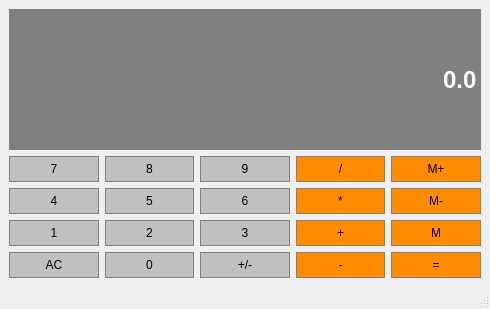
<?xml version="1.0" encoding="UTF-8"?>
<ui version="4.0">
 <class>Calculator</class>
 <widget class="QMainWindow" name="Calculator">
  <property name="geometry">
   <rect>
    <x>0</x>
    <y>0</y>
    <width>490</width>
    <height>309</height>
   </rect>
  </property>
  <property name="windowTitle">
   <string>Calculator</string>
  </property>
  <widget class="QWidget" name="centralwidget">
   <layout class="QGridLayout" name="gridLayout">
    <item row="0" column="0" colspan="5">
     <widget class="QLineEdit" name="Display">
      <property name="sizePolicy">
       <sizepolicy hsizetype="Preferred" vsizetype="Expanding">
        <horstretch>0</horstretch>
        <verstretch>0</verstretch>
       </sizepolicy>
      </property>
      <property name="font">
       <font>
        <family>Arial</family>
        <pointsize>18</pointsize>
        <bold>true</bold>
       </font>
      </property>
      <property name="styleSheet">
       <string notr="true">QLineEdit {
	background-color: gray;
	border: 1px solid gray;
	color: #ffffff;
}</string>
      </property>
      <property name="text">
       <string>0.0</string>
      </property>
      <property name="alignment">
       <set>Qt::AlignRight|Qt::AlignTrailing|Qt::AlignVCenter</set>
      </property>
     </widget>
    </item>
    <item row="1" column="0">
     <widget class="QPushButton" name="Button7">
      <property name="sizePolicy">
       <sizepolicy hsizetype="Preferred" vsizetype="Preferred">
        <horstretch>0</horstretch>
        <verstretch>0</verstretch>
       </sizepolicy>
      </property>
      <property name="styleSheet">
       <string notr="true">QPushButton {
	background-color: #C0C0C0;
	border: 1px solid gray;
	padding: 5px;
}

QPushButton:pressed {
	background-color: #A9A9A9;
	border: 1px solid gray;
	padding: 5px;
}</string>
      </property>
      <property name="text">
       <string>7</string>
      </property>
     </widget>
    </item>
    <item row="3" column="4">
     <widget class="QPushButton" name="MemGet">
      <property name="sizePolicy">
       <sizepolicy hsizetype="Preferred" vsizetype="Preferred">
        <horstretch>0</horstretch>
        <verstretch>0</verstretch>
       </sizepolicy>
      </property>
      <property name="styleSheet">
       <string notr="true">QPushButton {
	background-color: #FF8C00;
	border: 1px solid gray;
	padding: 5px;
}

QPushButton:pressed {
	background-color: #A9A9A9;
	border: 1px solid gray;
	padding: 5px;
}</string>
      </property>
      <property name="text">
       <string>M</string>
      </property>
     </widget>
    </item>
    <item row="3" column="0">
     <widget class="QPushButton" name="Button1">
      <property name="sizePolicy">
       <sizepolicy hsizetype="Preferred" vsizetype="Preferred">
        <horstretch>0</horstretch>
        <verstretch>0</verstretch>
       </sizepolicy>
      </property>
      <property name="styleSheet">
       <string notr="true">QPushButton {
	background-color: #C0C0C0;
	border: 1px solid gray;
	padding: 5px;
}

QPushButton:pressed {
	background-color: #A9A9A9;
	border: 1px solid gray;
	padding: 5px;
}</string>
      </property>
      <property name="text">
       <string>1</string>
      </property>
     </widget>
    </item>
    <item row="3" column="3">
     <widget class="QPushButton" name="Add">
      <property name="sizePolicy">
       <sizepolicy hsizetype="Preferred" vsizetype="Preferred">
        <horstretch>0</horstretch>
        <verstretch>0</verstretch>
       </sizepolicy>
      </property>
      <property name="styleSheet">
       <string notr="true">QPushButton {
	background-color: #FF8C00;
	border: 1px solid gray;
	padding: 5px;
}

QPushButton:pressed {
	background-color: #A9A9A9;
	border: 1px solid gray;
	padding: 5px;
}</string>
      </property>
      <property name="text">
       <string>+</string>
      </property>
     </widget>
    </item>
    <item row="3" column="1">
     <widget class="QPushButton" name="Button2">
      <property name="sizePolicy">
       <sizepolicy hsizetype="Preferred" vsizetype="Preferred">
        <horstretch>0</horstretch>
        <verstretch>0</verstretch>
       </sizepolicy>
      </property>
      <property name="styleSheet">
       <string notr="true">QPushButton {
	background-color: #C0C0C0;
	border: 1px solid gray;
	padding: 5px;
}

QPushButton:pressed {
	background-color: #A9A9A9;
	border: 1px solid gray;
	padding: 5px;
}</string>
      </property>
      <property name="text">
       <string>2</string>
      </property>
     </widget>
    </item>
    <item row="4" column="1">
     <widget class="QPushButton" name="Button0">
      <property name="sizePolicy">
       <sizepolicy hsizetype="Preferred" vsizetype="Preferred">
        <horstretch>0</horstretch>
        <verstretch>0</verstretch>
       </sizepolicy>
      </property>
      <property name="styleSheet">
       <string notr="true">QPushButton {
	background-color: #C0C0C0;
	border: 1px solid gray;
	padding: 5px;
}

QPushButton:pressed {
	background-color: #A9A9A9;
	border: 1px solid gray;
	padding: 5px;
}</string>
      </property>
      <property name="text">
       <string>0</string>
      </property>
     </widget>
    </item>
    <item row="2" column="0">
     <widget class="QPushButton" name="Button4">
      <property name="sizePolicy">
       <sizepolicy hsizetype="Preferred" vsizetype="Preferred">
        <horstretch>0</horstretch>
        <verstretch>0</verstretch>
       </sizepolicy>
      </property>
      <property name="styleSheet">
       <string notr="true">QPushButton {
	background-color: #C0C0C0;
	border: 1px solid gray;
	padding: 5px;
}

QPushButton:pressed {
	background-color: #A9A9A9;
	border: 1px solid gray;
	padding: 5px;
}</string>
      </property>
      <property name="text">
       <string>4</string>
      </property>
     </widget>
    </item>
    <item row="3" column="2">
     <widget class="QPushButton" name="Button3">
      <property name="sizePolicy">
       <sizepolicy hsizetype="Preferred" vsizetype="Preferred">
        <horstretch>0</horstretch>
        <verstretch>0</verstretch>
       </sizepolicy>
      </property>
      <property name="styleSheet">
       <string notr="true">QPushButton {
	background-color: #C0C0C0;
	border: 1px solid gray;
	padding: 5px;
}

QPushButton:pressed {
	background-color: #A9A9A9;
	border: 1px solid gray;
	padding: 5px;
}</string>
      </property>
      <property name="text">
       <string>3</string>
      </property>
     </widget>
    </item>
    <item row="1" column="4">
     <widget class="QPushButton" name="MemAdd">
      <property name="sizePolicy">
       <sizepolicy hsizetype="Preferred" vsizetype="Preferred">
        <horstretch>0</horstretch>
        <verstretch>0</verstretch>
       </sizepolicy>
      </property>
      <property name="styleSheet">
       <string notr="true">QPushButton {
	background-color: #FF8C00;
	border: 1px solid gray;
	padding: 5px;
}

QPushButton:pressed {
	background-color: #A9A9A9;
	border: 1px solid gray;
	padding: 5px;
}</string>
      </property>
      <property name="text">
       <string>M+</string>
      </property>
     </widget>
    </item>
    <item row="1" column="1">
     <widget class="QPushButton" name="Button8">
      <property name="sizePolicy">
       <sizepolicy hsizetype="Preferred" vsizetype="Preferred">
        <horstretch>0</horstretch>
        <verstretch>0</verstretch>
       </sizepolicy>
      </property>
      <property name="styleSheet">
       <string notr="true">QPushButton {
	background-color: #C0C0C0;
	border: 1px solid gray;
	padding: 5px;
}

QPushButton:pressed {
	background-color: #A9A9A9;
	border: 1px solid gray;
	padding: 5px;
}</string>
      </property>
      <property name="text">
       <string>8</string>
      </property>
     </widget>
    </item>
    <item row="2" column="2">
     <widget class="QPushButton" name="Button6">
      <property name="sizePolicy">
       <sizepolicy hsizetype="Preferred" vsizetype="Preferred">
        <horstretch>0</horstretch>
        <verstretch>0</verstretch>
       </sizepolicy>
      </property>
      <property name="styleSheet">
       <string notr="true">QPushButton {
	background-color: #C0C0C0;
	border: 1px solid gray;
	padding: 5px;
}

QPushButton:pressed {
	background-color: #A9A9A9;
	border: 1px solid gray;
	padding: 5px;
}</string>
      </property>
      <property name="text">
       <string>6</string>
      </property>
     </widget>
    </item>
    <item row="2" column="3">
     <widget class="QPushButton" name="Multiply">
      <property name="sizePolicy">
       <sizepolicy hsizetype="Preferred" vsizetype="Preferred">
        <horstretch>0</horstretch>
        <verstretch>0</verstretch>
       </sizepolicy>
      </property>
      <property name="styleSheet">
       <string notr="true">QPushButton {
	background-color: #FF8C00;
	border: 1px solid gray;
	padding: 5px;
}

QPushButton:pressed {
	background-color: #A9A9A9;
	border: 1px solid gray;
	padding: 5px;
}</string>
      </property>
      <property name="text">
       <string>*</string>
      </property>
     </widget>
    </item>
    <item row="1" column="3">
     <widget class="QPushButton" name="Divide">
      <property name="sizePolicy">
       <sizepolicy hsizetype="Preferred" vsizetype="Preferred">
        <horstretch>0</horstretch>
        <verstretch>0</verstretch>
       </sizepolicy>
      </property>
      <property name="styleSheet">
       <string notr="true">QPushButton {
	background-color: #FF8C00;
	border: 1px solid gray;
	padding: 5px;
}

QPushButton:pressed {
	background-color: #A9A9A9;
	border: 1px solid gray;
	padding: 5px;
}</string>
      </property>
      <property name="text">
       <string>/</string>
      </property>
     </widget>
    </item>
    <item row="4" column="0">
     <widget class="QPushButton" name="Clear">
      <property name="sizePolicy">
       <sizepolicy hsizetype="Preferred" vsizetype="Preferred">
        <horstretch>0</horstretch>
        <verstretch>0</verstretch>
       </sizepolicy>
      </property>
      <property name="styleSheet">
       <string notr="true">QPushButton {
	background-color: #C0C0C0;
	border: 1px solid gray;
	padding: 5px;
}

QPushButton:pressed {
	background-color: #A9A9A9;
	border: 1px solid gray;
	padding: 5px;
}</string>
      </property>
      <property name="text">
       <string>AC</string>
      </property>
     </widget>
    </item>
    <item row="1" column="2">
     <widget class="QPushButton" name="Button9">
      <property name="sizePolicy">
       <sizepolicy hsizetype="Preferred" vsizetype="Preferred">
        <horstretch>0</horstretch>
        <verstretch>0</verstretch>
       </sizepolicy>
      </property>
      <property name="styleSheet">
       <string notr="true">QPushButton {
	background-color: #C0C0C0;
	border: 1px solid gray;
	padding: 5px;
}

QPushButton:pressed {
	background-color: #A9A9A9;
	border: 1px solid gray;
	padding: 5px;
}</string>
      </property>
      <property name="text">
       <string>9</string>
      </property>
     </widget>
    </item>
    <item row="2" column="4">
     <widget class="QPushButton" name="MemClear">
      <property name="sizePolicy">
       <sizepolicy hsizetype="Preferred" vsizetype="Preferred">
        <horstretch>0</horstretch>
        <verstretch>0</verstretch>
       </sizepolicy>
      </property>
      <property name="styleSheet">
       <string notr="true">QPushButton {
	background-color: #FF8C00;
	border: 1px solid gray;
	padding: 5px;
}

QPushButton:pressed {
	background-color: #A9A9A9;
	border: 1px solid gray;
	padding: 5px;
}</string>
      </property>
      <property name="text">
       <string>M-</string>
      </property>
     </widget>
    </item>
    <item row="4" column="2">
     <widget class="QPushButton" name="ChangeSign">
      <property name="sizePolicy">
       <sizepolicy hsizetype="Preferred" vsizetype="Preferred">
        <horstretch>0</horstretch>
        <verstretch>0</verstretch>
       </sizepolicy>
      </property>
      <property name="styleSheet">
       <string notr="true">QPushButton {
	background-color: #C0C0C0;
	border: 1px solid gray;
	padding: 5px;
}

QPushButton:pressed {
	background-color: #A9A9A9;
	border: 1px solid gray;
	padding: 5px;
}</string>
      </property>
      <property name="text">
       <string>+/-</string>
      </property>
     </widget>
    </item>
    <item row="2" column="1">
     <widget class="QPushButton" name="Button5">
      <property name="sizePolicy">
       <sizepolicy hsizetype="Preferred" vsizetype="Preferred">
        <horstretch>0</horstretch>
        <verstretch>0</verstretch>
       </sizepolicy>
      </property>
      <property name="styleSheet">
       <string notr="true">QPushButton {
	background-color: #C0C0C0;
	border: 1px solid gray;
	padding: 5px;
}

QPushButton:pressed {
	background-color: #A9A9A9;
	border: 1px solid gray;
	padding: 5px;
}</string>
      </property>
      <property name="text">
       <string>5</string>
      </property>
     </widget>
    </item>
    <item row="4" column="4">
     <widget class="QPushButton" name="Equals">
      <property name="sizePolicy">
       <sizepolicy hsizetype="Preferred" vsizetype="Preferred">
        <horstretch>0</horstretch>
        <verstretch>0</verstretch>
       </sizepolicy>
      </property>
      <property name="styleSheet">
       <string notr="true">QPushButton {
	background-color: #FF8C00;
	border: 1px solid gray;
	padding: 5px;
}

QPushButton:pressed {
	background-color: #A9A9A9;
	border: 1px solid gray;
	padding: 5px;
}</string>
      </property>
      <property name="text">
       <string>=</string>
      </property>
     </widget>
    </item>
    <item row="4" column="3">
     <widget class="QPushButton" name="Subtract">
      <property name="sizePolicy">
       <sizepolicy hsizetype="Preferred" vsizetype="Preferred">
        <horstretch>0</horstretch>
        <verstretch>0</verstretch>
       </sizepolicy>
      </property>
      <property name="styleSheet">
       <string notr="true">QPushButton {
	background-color: #FF8C00;
	border: 1px solid gray;
	padding: 5px;
}

QPushButton:pressed {
	background-color: #A9A9A9;
	border: 1px solid gray;
	padding: 5px;
}</string>
      </property>
      <property name="text">
       <string>-</string>
      </property>
     </widget>
    </item>
   </layout>
  </widget>
  <widget class="QMenuBar" name="menubar">
   <property name="geometry">
    <rect>
     <x>0</x>
     <y>0</y>
     <width>490</width>
     <height>24</height>
    </rect>
   </property>
  </widget>
  <widget class="QStatusBar" name="statusbar"/>
 </widget>
 <resources/>
 <connections/>
</ui>
